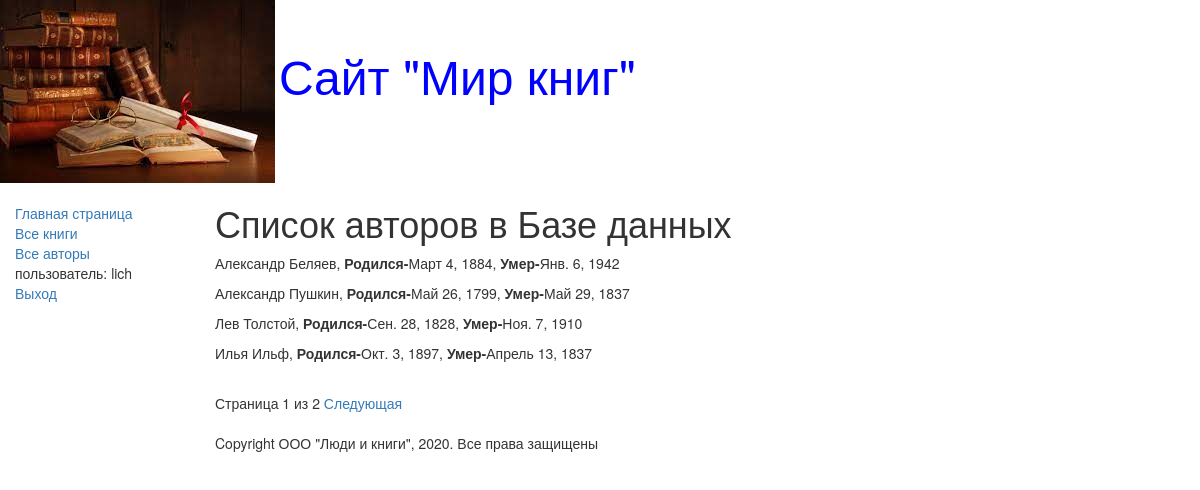
Page /authors/ (signed in) on the committed database.
### catalog/models.py (models this page shows, shortened)
class Author(models.Model):
    first_name = models.CharField(max_length=100, help_text="Введите имя автора", verbose_name="Имя автора")
    last_name = models.CharField(max_length=100, help_text="Введите фамилию автора", verbose_name="Фамилия автора")
    date_of_birth = models.DateField(help_text="Введите дату рождения", verbose_name="Дата рождения", null=True, blank=True)
    date_of_death = models.DateField(help_text="Введите дату смерти", verbose_name="Дата смерти", null=True, blank=True)

### catalog/views.py (the view)
# urls.py: url(r'^authors/$', views.AuthorListView.as_view(), name="authors"),
class AuthorListView(generic.ListView):
    model = Author
    paginate_by = 4

### catalog/templates/catalog/author_list.html
{% extends "base_generic.html" %}
{% block content %}
    <h1>Список авторов в Базе данных</h1>
    {% if author_list %}
        {% for author in author_list.all %}
            <p>{{ author.first_name }} {{author.last_name }},
                <strong>Родился-</strong>{{ author.date_of_birth }},
                <strong>Умер-</strong>{{ author.date_of_death }}</p>
        {% endfor %}
    {% else %}
        <p>В базу данных нет авторов</p>
    {% endif %}
{% endblock %}

### catalog/templates/base_generic.html (shortened to what this page needs)
<!DOCTYPE html>
<html lang="en">
<head>
    <link rel="stylesheet"
        href="https://maxcdn.bootstrapcdn.com/bootstrap/3.3.7/css/bootstrap.min.css">
    {% load static %}
    <link rel = "stylesheet" href = "{% static 'css/styles.css' %}">
    {% block head %}
        <img src="{% static 'images/index.jpeg' %}" style="width:lOOpx; height:lOOpx;" align="absmiddle">
        <font size=7, color="blue">Сайт "Мир книг"</font>
    {% endblock %}
</head>
<body>
    <div class="container-fluid">
        <div class="row">
            <div class="col-sm-2">
                {% block sidebar %}
                <ul class="sidebar-nav">
                    <li><a href="{% url 'index' %}">Главная страница</a></li>
                    <li><a href="{% url 'books' %}">Все книги</a></li>
                    <li><a href="{% url 'authors' %}">Все авторы</a></li>
                {% if user.is_authenticated %}
                    <li>пользователь: {{ user.get_username }}</li>
                    <li><a href="{% url 'logout' %}?next={{ request.path }}">Выход</a> </li>
                {% else %}
                    <li><a href="{% url 'login' %}?next={{ request.path }}">Вход</a> </li>
                {% endif %}
                </ul>
                {% endblock %}
            </div>
            <div class="col-sm-10">
                {% block content %}{% endblock %}
                {% block pagination %}
                    {% if is_paginated %}
                        <div class="pagination">
                            <span class="page-links">
                                <span class="page-current">
                                    Страница {{ page_obj.number }} из
                                        {{ page_obj.paginator.num_pages }}
                                </span>
                                {% if page_obj.has_next %}
                                    <a href="{{request.path}}?page={{page_obj.next_page_number}}
                                            ">Следующая</a>
                                {% endif %}
                            </span>
                        </div>
                    {% endif %}
                {% endblock %}
                {% block footer %}
                    {% block copyright %}
                <p>Copyright ООО "Люди и книги", 2020. Все права защищены</p>
                    {% endblock %}
                {% endblock %}
            </div>
        </div>
    </div>
</body>
</html>

### catalog/static/css/styles.css (style rules this page uses)
.sidebar-nav { margin-top: 20px; padding: 0; list-style: none; }

### rows in the picture
Author: first_name "Александр", last_name "Беляев", date_of_birth "Март 4, 1884", date_of_death "Янв. 6, 1942"
Author: first_name "Александр", last_name "Пушкин", date_of_birth "Май 26, 1799", date_of_death "Май 29, 1837"
Author: first_name "Лев", last_name "Толстой", date_of_birth "Сен. 28, 1828", date_of_death "Ноя. 7, 1910"
Author: first_name "Илья", last_name "Ильф", date_of_birth "Окт. 3, 1897", date_of_death "Апрель 13, 1837"

### other values in the picture
{{ user.get_username }} "lich"
{{ page_obj.number }} "1"
{{ page_obj.paginator.num_pages }} "2"
